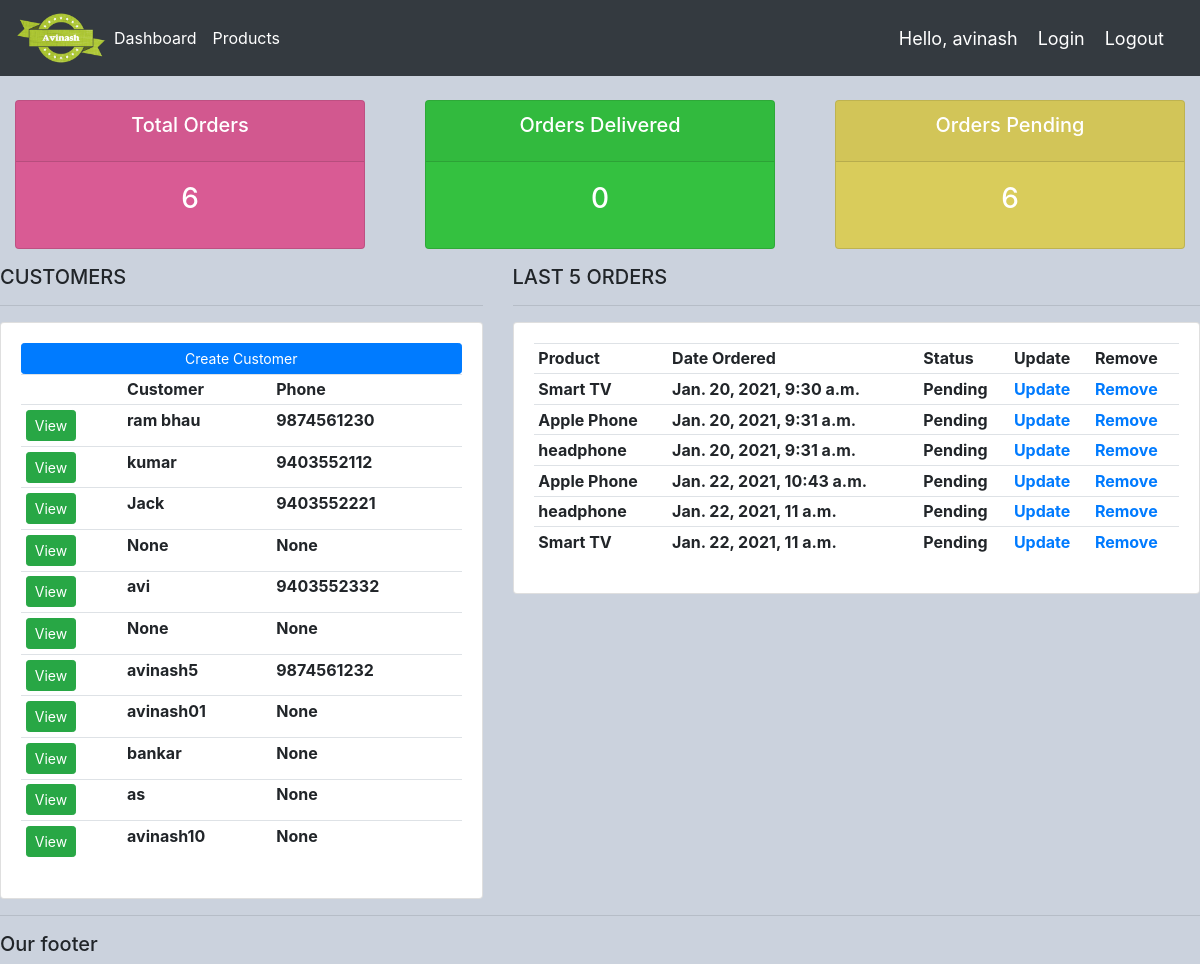
The app's page / (signed in) with its own data.
### accounts/models.py (models this page shows, shortened)
class Customer(models.Model):
    user = models.OneToOneField(User,null=True, blank=True, on_delete=models.CASCADE)
    name = models.CharField(max_length=200,null=True)
    phone = models.IntegerField(null=True)
    email = models.EmailField(null=True)
    profile_pic = models.ImageField(default ="man.jpg" ,null=True,blank=True)
    date_created = models.DateTimeField(auto_now_add=True,null=True)

class Order(models.Model):
    STATUS = (                          #  this is used for dropdown menu for status
        ("Pending","Pending"),
        ("Out for delivery","Out for delivery"),
        ("Delivered","Delivered"),
    )
    customer = models.ForeignKey(Customer, null=True, on_delete = models.SET_NULL)
    product =  models.ForeignKey(Product, null=True, on_delete = models.SET_NULL)
    date_created = models.DateTimeField(auto_now_add=True, null=True)
    status = models.CharField(max_length=200, null=True, choices=STATUS)
    note = models.CharField(max_length=200,null=True)

class Product(models.Model):
    CATEGORY = (
        ("Indoor", "Indoor"),     #  this is used for dropdown menu for category
        ("Out Door", "Out Door"),  # name = ((),())
    )
    name = models.CharField(max_length=200,null=True)
    price = models.FloatField(null=True)
    category = models.CharField(max_length=200,null=True, choices=CATEGORY)
    description = models.CharField(max_length=200,null=True,blank=True)
    date_created = models.DateTimeField(auto_now_add=True)
    tag = models.ManyToManyField(Tag)
    def __str__(self):
        return self.name

### accounts/decorators.py (the view)
    def wrapper_func(request, *args, **kwargs):
        group = None
        if request.user.groups.exists():
            group = request.user.groups.all()[0].name
        if group == 'customer':
            return redirect('user-page')
        if group == 'admin':
            return view_func(request, *args, **kwargs)

### accounts/views.py (called while the page is built)
@login_required(login_url='login')
@admin_only
def home(request):
    orders = Order.objects.all()
    customers = Customer.objects.all()
    total_orders = orders.count()
    total_customers = customers.count()
    delivered = orders.filter(status="Delivered").count()
    pending = orders.filter(status="Pending").count()
    context = {'customers': customers, 'orders': orders,
    "total_orders":total_orders, "total_customers":total_customers, "delivered":delivered,
     "pending":pending,
     }
    return render(request, 'accounts/dashboard.html',context)

### accounts/templates/accounts/dashboard.html
{% extends "accounts/main.html" %}
{% block content %}
{% include "accounts/status.html" %}
<div class="row">
  <div class="col-md-5">
      <h5>CUSTOMERS</h5>
      <hr>
      <div class="card card-body">
          <a class = "btn btn-primary btn-sm btn-block" href="">Create Customer</a>
          <table class="table table-sm">
              <tr>
                  <th></th>
                  <th>Customer</th>
                  <th>Phone</th>
              </tr>
              {% for customer in customers %}
                <tr>
                    <th><a class="btn btn-sm btn-success" href="{% url 'customer' customer.id %}">View</a></th>
                    <th>{{ customer.name }}</th>
                    <th>{{ customer.phone }}</th>
                </tr>
              {% endfor %}
          </table>
      </div>
   </div>
   <div class="col-md-7">
       <h5>LAST 5 ORDERS</h5>
       <hr>
       <div class="card card-body">
           <table class="table table-sm">
                <tr>
                    <th>Product</th>
                    <th>Date Ordered</th>
                    <th>Status</th>
                    <th>Update</th>
                    <th>Remove</th>
                </tr>
                {% for order in orders%}
                    <tr>
                        <th>{{ order.product }}</th>
                        <th>{{ order.date_created }}</th>
                        <th>{{ order.status }}</th>
                        <th><a href="{% url 'update_order' order.id %}">Update</a></th>
                        <th><a href="{% url 'delete_order' order.id %}">Remove</a></th>
                    </tr>
                  {% endfor %}
           </table>
       </div>
   </div>
</div>
{% endblock %}

### accounts/templates/accounts/main.html (shortened to what this page needs)
<html>
    <head>
    </head>
    <body>
        {% include "accounts/Navbar.html" %}
        {% block content %}
        {% endblock %}
        <hr>
        <h5>Our footer</h5>
    </body>
</html>

### accounts/templates/accounts/Navbar.html (shortened to what this page needs)
{% load static%}
<!doctype html>
<html lang="en">
  <head>
    <link rel="stylesheet" href="https://cdn.jsdelivr.net/npm/bootstrap@4.5.3/dist/css/bootstrap.min.css">
    <link rel="stylesheet" type="text/css" href="{% static 'css/main.css' %}">
  </head>
  <body>
    <nav class="navbar navbar-expand-lg navbar-dark bg-dark">
        <img src="{% static 'images/logo.png'%}" style = "width: 90px;" alt="">
        <div class="collapse navbar-collapse" id="navbarText">
          <ul class="navbar-nav mr-auto">
            {% if request.user.is_staff %}
              <li class="nav-item active">
                <a class="nav-link" href="{% url 'home' %}">Dashboard</a>
              </li>
              <li class="nav-item active">
                <a class="nav-link" href="{% url 'products' %}">Products</a>
              </li>
            {% else %}
              <li class="nav-item active">
                <a class="nav-link" href="{% url 'account_settings' %}">Settings</a>
              </li>
            {% endif %}
          </ul>
          <span class="hello-msg">Hello, {{request.user}}</span>
          <span>
            <a class="hello-msg" href="{% url 'home' %}">Login</a>
          </span>
          <span>
            <a class="hello-msg" href="{% url 'logout' %}">Logout</a>
          </span>
        </div>
      </nav>
  </body>
</html>

### accounts/templates/accounts/status.html
<br>
<div class="row">
    <div class="col">
        <div class="col-md">
            <div class="card text-center text-white mb-3" id="total-orders">
               <div class="card-header">
                  <h5 class="card-title">Total Orders</h5>
               </div>
               <div class="card-body">
                 <h3 class="card-title">{{total_orders}}</h3>
               </div>
            </div>
        </div>
    </div>
    <div class="col">
        <div class="col-md">
            <div class="card text-center text-white mb-3" id="orders-delivered">
               <div class="card-header">
                  <h5 class="card-title">Orders Delivered</h5>
               </div>
               <div class="card-body">
                 <h3 class="card-title">{{delivered}}</h3>
               </div>
            </div>
        </div>
    </div>
    <div class="col">
        <div class="col-md">
            <div class="card text-center text-white mb-3" id="orders-pending">
               <div class="card-header">
                  <h5 class="card-title">Orders Pending</h5>
               </div>
               <div class="card-body">
                 <h3 class="card-title">{{pending}}</h3>
               </div>
            </div>
        </div>
    </div>
</div>

### static/css/main.css (style rules this page uses)
body { background-color: #cbd2dd; }
#total-orders { background-color:#D95B94; }
#orders-delivered { background-color:#34C140; }
#orders-pending { background-color:#D9CC5B; }

### accounts/templates/accounts/Navbar.html (style rules this page uses)
.hello-msg { font-size: 18px; color: #fff; margin-right: 20px; }

### records on screen
Customer: name "ram bhau", phone "9874561230"
Customer: name "kumar", phone "9403552112"
Customer: name "Jack", phone "9403552221"
Customer: name "None", phone "None"
Customer: name "avi", phone "9403552332"
Customer: name "None", phone "None"
Customer: name "avinash5", phone "9874561232"
Customer: name "avinash01", phone "None"
Customer: name "bankar", phone "None"
Customer: name "as", phone "None"
Customer: name "avinash10", phone "None"
Order: product "Smart TV", date_created "Jan. 20, 2021, 9:30 a.m.", status "Pending"
Order: product "Apple Phone", date_created "Jan. 20, 2021, 9:31 a.m.", status "Pending"
Order: product "headphone", date_created "Jan. 20, 2021, 9:31 a.m.", status "Pending"
Order: product "Apple Phone", date_created "Jan. 22, 2021, 10:43 a.m.", status "Pending"
Order: product "headphone", date_created "Jan. 22, 2021, 11 a.m.", status "Pending"
Order: product "Smart TV", date_created "Jan. 22, 2021, 11 a.m.", status "Pending"

### other values on screen
{{ request.user }} "avinash"
{{ total_orders }} "6"
{{ delivered }} "0"
{{ pending }} "6"
